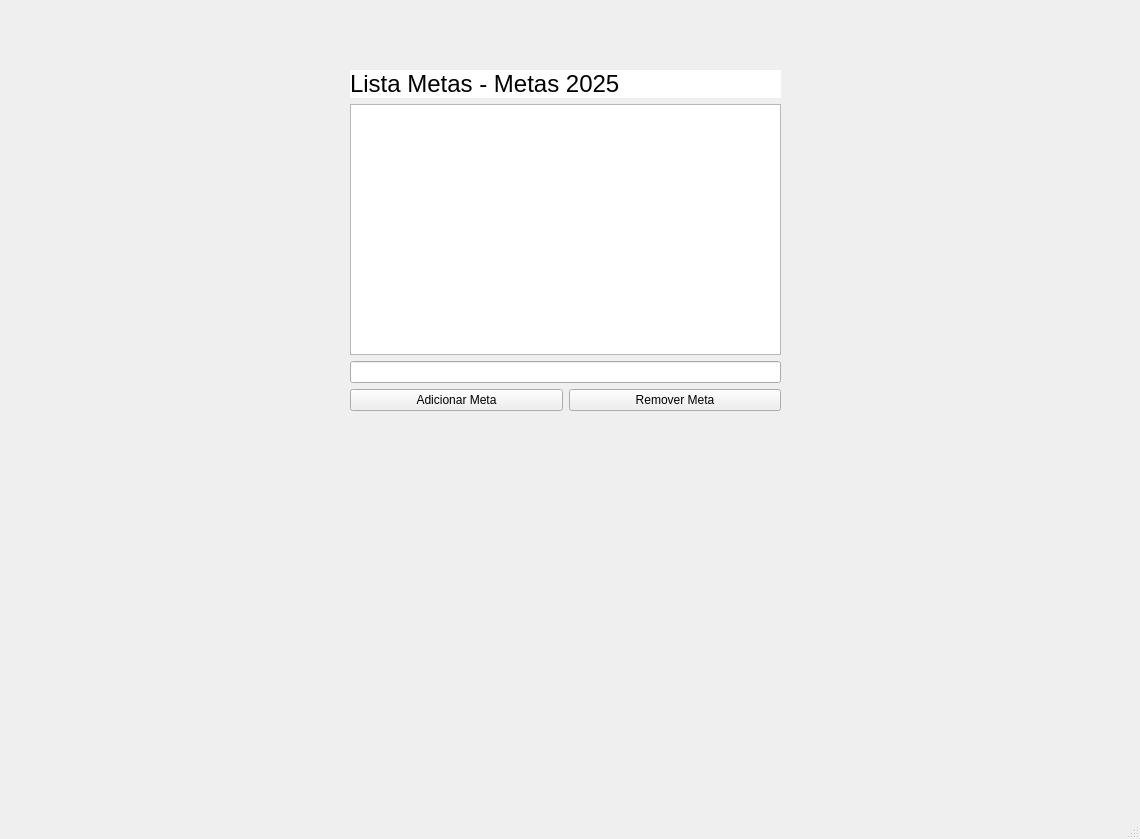
<?xml version="1.0" encoding="UTF-8"?>
<ui version="4.0">
 <class>MainWindow</class>
 <widget class="QMainWindow" name="MainWindow">
  <property name="geometry">
   <rect>
    <x>0</x>
    <y>0</y>
    <width>1140</width>
    <height>839</height>
   </rect>
  </property>
  <property name="windowTitle">
   <string>MainWindow</string>
  </property>
  <widget class="QWidget" name="centralwidget">
   <widget class="QWidget" name="gridLayoutWidget">
    <property name="geometry">
     <rect>
      <x>350</x>
      <y>70</y>
      <width>431</width>
      <height>341</height>
     </rect>
    </property>
    <layout class="QGridLayout" name="gridLayout">
     <item row="5" column="2">
      <widget class="QPushButton" name="remover">
       <property name="text">
        <string>Remover Meta</string>
       </property>
      </widget>
     </item>
     <item row="5" column="1">
      <widget class="QPushButton" name="adicionar">
       <property name="text">
        <string>Adicionar Meta</string>
       </property>
      </widget>
     </item>
     <item row="4" column="1" colspan="2">
      <widget class="QLineEdit" name="lineEdit"/>
     </item>
     <item row="3" column="1" colspan="2">
      <widget class="QListWidget" name="listWidget"/>
     </item>
     <item row="0" column="1" rowspan="2" colspan="2">
      <widget class="QLabel" name="label_2">
       <property name="font">
        <font>
         <pointsize>18</pointsize>
        </font>
       </property>
       <property name="styleSheet">
        <string notr="true">background-color:#ffffff;</string>
       </property>
       <property name="text">
        <string>Lista Metas - Metas 2025</string>
       </property>
      </widget>
     </item>
    </layout>
   </widget>
   <widget class="QLabel" name="label">
    <property name="geometry">
     <rect>
      <x>0</x>
      <y>0</y>
      <width>1141</width>
      <height>821</height>
     </rect>
    </property>
    <property name="text">
     <string/>
    </property>
    <property name="pixmap">
     <pixmap>maxresdefault.jpg</pixmap>
    </property>
    <property name="scaledContents">
     <bool>true</bool>
    </property>
   </widget>
   <zorder>label</zorder>
   <zorder>gridLayoutWidget</zorder>
  </widget>
  <widget class="QMenuBar" name="menubar">
   <property name="geometry">
    <rect>
     <x>0</x>
     <y>0</y>
     <width>1140</width>
     <height>21</height>
    </rect>
   </property>
  </widget>
  <widget class="QStatusBar" name="statusbar"/>
 </widget>
 <resources/>
 <connections/>
</ui>
